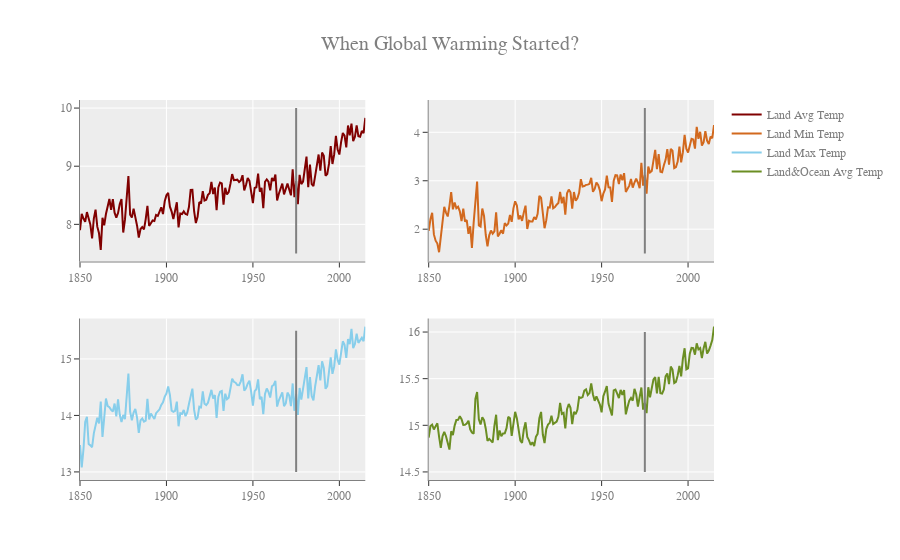

This figure's notebook cell:
### Code cell
# Figure layout
fig = make_subplots(rows=2, cols=2, insets=[{'cell': (1,1), 'l': 0.7, 'b': 0.3}])
fig.update_layout(title="When Global Warming Started?",font=dict( family="Courier New, monospace", size=12,color="#7f7f7f"),
                 template = "ggplot2", title_font_size = 20, hovermode= 'closest')
fig.update_xaxes(showline=True, linewidth=1, linecolor='gray')
fig.update_yaxes(showline=True, linewidth=1, linecolor='gray')

# Figure data
fig.add_trace(go.Scatter(x = earth_data['year'], y = earth_data['LandAverageTemperature'], mode = 'lines',
                        name = 'Land Avg Temp', marker_color='rgb(128, 0, 0)'), row = 1, col = 1)
fig.add_trace(go.Scatter( x=[1975, 1975], y=[7.5, 10], mode="lines",line=go.scatter.Line(color="gray"), showlegend=False),
             row = 1, col = 1)
#=============================================================================
fig.add_trace(go.Scatter(x = earth_data['year'], y = earth_data['LandMinTemperature'], mode = 'lines',
                        name = 'Land Min Temp', marker_color='rgb(210,105,30)'), row = 1, col = 2)
fig.add_trace(go.Scatter( x=[1975, 1975], y=[1.5, 4.5], mode="lines",line=go.scatter.Line(color="gray"), showlegend=False),
             row = 1, col = 2)
#=============================================================================
fig.add_trace(go.Scatter(x = earth_data['year'], y = earth_data['LandMaxTemperature'], mode = 'lines',
                        name = 'Land Max Temp', marker_color='rgb(135,206,235)'), row = 2, col = 1)
fig.add_trace(go.Scatter( x=[1975, 1975], y=[13, 15.5], mode="lines",line=go.scatter.Line(color="gray"), showlegend=False),
             row = 2, col = 1)
#=============================================================================
fig.add_trace(go.Scatter(x = earth_data['year'], y = earth_data['LandAndOceanAverageTemperature'], mode = 'lines',
                        name = 'Land&Ocean Avg Temp', marker_color='rgb(107,142,35)'), row = 2, col = 2)
fig.add_trace(go.Scatter( x=[1975, 1975], y=[14.5, 16], mode="lines",line=go.scatter.Line(color="gray"), showlegend=False),
             row = 2, col = 2)

### Figure 1 — Plotly figure (JSON) as saved in the notebook; plotly's stock layout.template omitted (floating-point values rounded to 4 significant figures; data arrays with more than 128 entries replaced by an {"elided": "..."} marker saying what was removed)
{"data": [{"marker": {"color": "rgb(128, 0, 0)"}, "mode": "lines", "name": "Land Avg Temp", "type": "scatter", "x": {"elided": "166 int values"}, "xaxis": "x", "y": {"elided": "166 float values"}, "yaxis": "y"}, {"line": {"color": "gray"}, "mode": "lines", "showlegend": false, "type": "scatter", "x": [1975, 1975], "xaxis": "x", "y": [7.5, 10], "yaxis": "y"}, {"marker": {"color": "rgb(210,105,30)"}, "mode": "lines", "name": "Land Min Temp", "type": "scatter", "x": {"elided": "166 int values"}, "xaxis": "x2", "y": {"elided": "166 float values"}, "yaxis": "y2"}, {"line": {"color": "gray"}, "mode": "lines", "showlegend": false, "type": "scatter", "x": [1975, 1975], "xaxis": "x2", "y": [1.5, 4.5], "yaxis": "y2"}, {"marker": {"color": "rgb(135,206,235)"}, "mode": "lines", "name": "Land Max Temp", "type": "scatter", "x": {"elided": "166 int values"}, "xaxis": "x3", "y": {"elided": "166 float values"}, "yaxis": "y3"}, {"line": {"color": "gray"}, "mode": "lines", "showlegend": false, "type": "scatter", "x": [1975, 1975], "xaxis": "x3", "y": [13, 15.5], "yaxis": "y3"}, {"marker": {"color": "rgb(107,142,35)"}, "mode": "lines", "name": "Land&Ocean Avg Temp", "type": "scatter", "x": {"elided": "166 int values"}, "xaxis": "x4", "y": {"elided": "166 float values"}, "yaxis": "y4"}, {"line": {"color": "gray"}, "mode": "lines", "showlegend": false, "type": "scatter", "x": [1975, 1975], "xaxis": "x4", "y": [14.5, 16], "yaxis": "y4"}], "layout": {"font": {"color": "#7f7f7f", "family": "Courier New, monospace", "size": 12}, "hovermode": "closest", "title": {"font": {"size": 20}, "text": "When Global Warming Started?"}, "xaxis": {"anchor": "y", "domain": [0, 0.45], "linecolor": "gray", "linewidth": 1, "showline": true}, "xaxis2": {"anchor": "y2", "domain": [0.55, 1], "linecolor": "gray", "linewidth": 1, "showline": true}, "xaxis3": {"anchor": "y3", "domain": [0, 0.45], "linecolor": "gray", "linewidth": 1, "showline": true}, "xaxis4": {"anchor": "y4", "domain": [0.55, 1], "linecolor": "gray", "linewidth": 1, "showline": true}, "xaxis5": {"anchor": "y5", "domain": [0.315, 0.45], "linecolor": "gray", "linewidth": 1, "showline": true}, "yaxis": {"anchor": "x", "domain": [0.575, 1], "linecolor": "gray", "linewidth": 1, "showline": true}, "yaxis2": {"anchor": "x2", "domain": [0.575, 1], "linecolor": "gray", "linewidth": 1, "showline": true}, "yaxis3": {"anchor": "x3", "domain": [0, 0.425], "linecolor": "gray", "linewidth": 1, "showline": true}, "yaxis4": {"anchor": "x4", "domain": [0, 0.425], "linecolor": "gray", "linewidth": 1, "showline": true}, "yaxis5": {"anchor": "x5", "domain": [0.7025, 1], "linecolor": "gray", "linewidth": 1, "showline": true}}}
